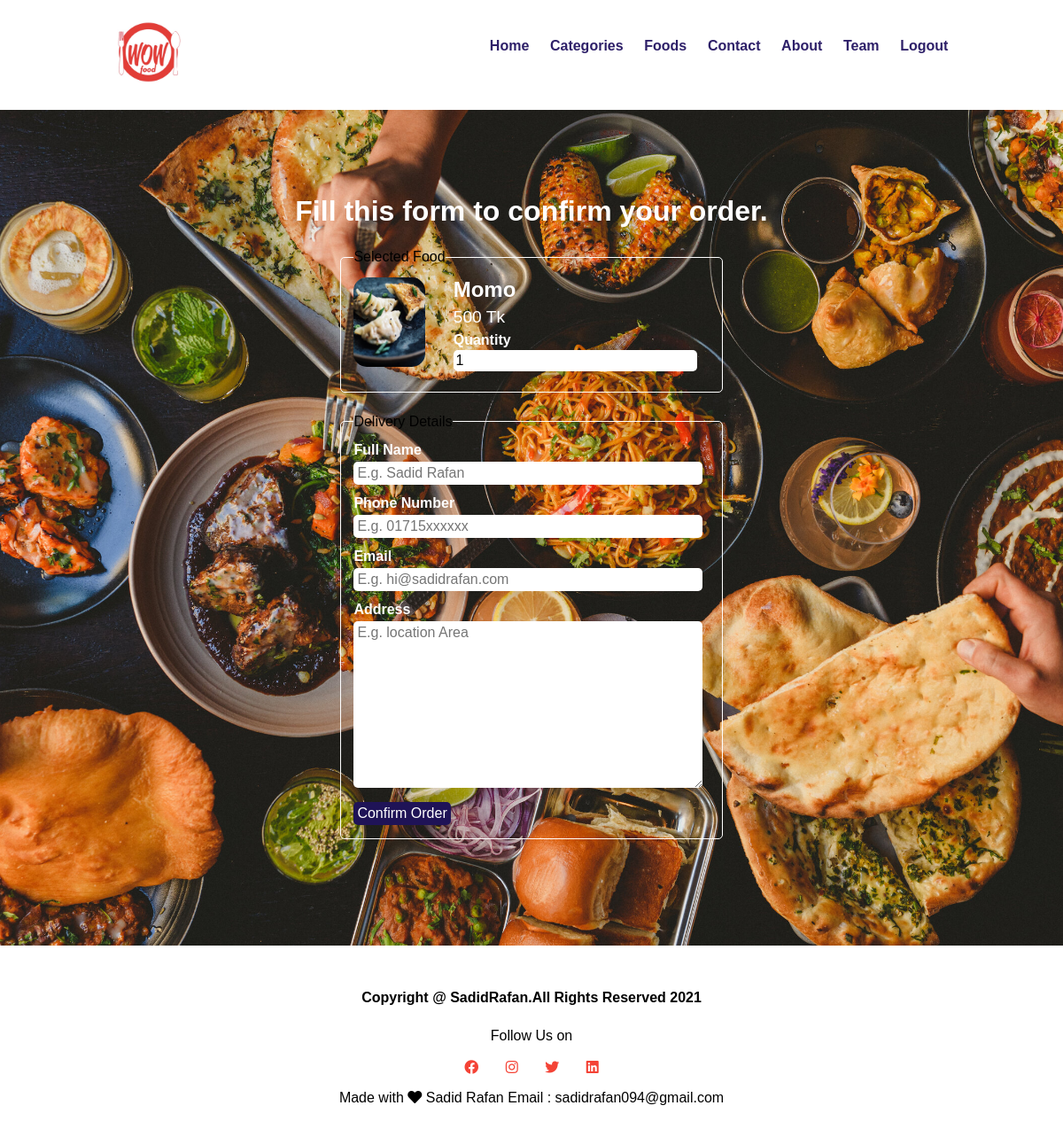
The app's page /order.php?id=1 with its own data.
### tables this page shows
CREATE TABLE `foods` (
  `id` int(11) NOT NULL,
  `name` varchar(255) NOT NULL,
  `description` text NOT NULL,
  `picture` varchar(255) NOT NULL,
  `price` float NOT NULL
);

### order.php (the view, shortened to what this page needs)
<!DOCTYPE html>
<html lang="en">
<head>
    <link rel="stylesheet" href="mainh.css">
    <link rel="stylesheet" href="https://use.fontawesome.com/releases/v5.15.4/css/all.css">
</head>
<body>
<?php
    $servername = "localhost";
    $username = "root";
    $password = "";
    $dbname = "food-order";
    $conn = new mysqli($servername, $username, $password, $dbname);
?>
    <section class="navbar">
        <div class="container">
            <div class="logo">
                <a href="#" title="Logo">
                    <img src="images/logo1.jpg" alt="Restaurant Logo" class="img-responsive">
                </a>
            </div>
            <div class="menu text-right">
                <ul>
                <li>
                        <a href="index.php">Home</a>
                    </li>
                    <li>
                        <a href="categories.php">Categories</a>
                    </li>
                    <li>
                        <a href="foods.php">Foods</a>
                    </li>
                    <li>
                        <a href="contact.php">Contact</a>
                    </li>
                    <li>
                        <a href="about.php">About</a>
                    </li>
                    <li>
                        <a href="team.php">Team</a>
                    </li>
                    <li>
                        <a href="logout.php">Logout</a>
                    </li>
                </ul>
            </div>
        </div>
    </section>
    <section class="food-search">
        <div class="container">
            <h2 class="text-center text-white">Fill this form to confirm your order.</h2>
            <?php
    if (!empty($_GET)) {
          $id = $_GET['id'];
         $sql = "SELECT * FROM foods WHERE id=$id";
         $result = $conn->query($sql);
         while ($row = $result->fetch_assoc()) {
        ?>
          <form action="" class="order" method="POST">
                <fieldset>
                    <legend>Selected Food</legend>
                    <div class="food-menu-img">
                        <img src="images/<?php echo $row["picture"] ?>" alt="Chicke Hawain Pizza" class="img-responsive img-curve">
                    </div>
                    <div class="food-menu-desc">
                        <h3 class="text-white"> <?php echo $row["name"] ?></h3>
                        <p class="food-price text-white" ><?php echo $row["price"] ?> Tk</p>
                        <div class="order-label text-white">Quantity</div>
                        <input type="number" name="qty" class="input-responsive" value="1" required>
                    </div>
                </fieldset>
                <fieldset>
                    <legend>Delivery Details</legend>
                    <div class="order-label text-white">Full Name</div>
                    <input type="text" name="name" placeholder="E.g. Sadid Rafan" class="input-responsive" required>
                    <div class="order-label text-white">Phone Number</div>
                    <input type="tel" name="contact" placeholder="E.g. 01715xxxxxx" class="input-responsive" required>
                    <div class="order-label text-white">Email</div>
                    <input type="email" name="email" placeholder="E.g. hi@sadidrafan.com" class="input-responsive" required>
                    <div class="order-label text-white">Address</div>
                    <textarea name="address" rows="10" placeholder="E.g. location Area" class="input-responsive" required></textarea>
                    <input type="submit" name="submit" value="Confirm Order" class="btn btn-primary">
                </fieldset>
            </form>
        <?php
        }
    } else {
      header("Location: http://localhost/foodorder");
    }
    ?>
        </div>
    </section>
    <section class="footer">
    <h4>Copyright @ SadidRafan.All Rights Reserved  2021</h4>
    <p>Follow Us on</p>
    <div class="icons">
        <i class="fab fa-facebook"></i>
        <i class="fab fa-instagram"></i>
        <i class="fab fa-twitter"></i>
        <i class="fab fa-linkedin"></i>
    </div>
    <p>Made with <i class="fas fa-heart"></i> Sadid Rafan Email : sadidrafan094@gmail.com </p>
</section>
</body>
</html>

### mainh.css (style rules this page uses)
* { margin: 0 0; padding: 0 0; font-family: Arial, Helvetica, sans-serif; }
.container { width: 80%; margin: 0 auto; padding: 1%; }
.img-responsive { width: 100%; }
.img-curve { border-radius: 15px; }
.text-right { text-align: right; }
.text-center { text-align: center; }
.text-white { color: white; }
a { color: #2e2069; text-decoration: none; }
.btn { padding: 1%; border: none; font-size: 1rem; border-radius: 5px; }
.btn-primary { background-color: #1f1357; color: white; cursor: pointer; }
h2 { color: #2f3542; font-size: 2rem; margin-bottom: 2%; }
h3 { font-size: 1.5rem; }
fieldset { border: 1px solid white; margin: 5%; padding: 3%; border-radius: 5px; }
.logo { width: 10%; float: left; }
.menu { line-height: 60px; }
.menu ul { list-style-type: none; }
.menu ul li { display: inline-block; padding: 1%; font-weight: bold; position: relative; }
.food-search { background-image: url(images/W.jpg); background-size: cover; background-repeat: no-repeat; background-position: center; padding: 7% 0; }
.food-menu-img { width: 20%; float: left; }
.food-menu-desc { width: 70%; float: left; margin-left: 8%; }
.food-price { font-size: 1.2rem; margin: 2% 0; }
.footer { width:100%; text-align:center; padding:30px 0; }
.footer h4 { margin-bottom: 25px; margin-top: 20px; font-weight: 600; }
.icons .fab { color: #f44336; margin: 0 13px; cursor: pointer; padding:18px 0; size: 12px; }
.order { width: 50%; margin: 0 auto; }
.input-responsive { width: 96%; padding: 1%; margin-bottom: 3%; border: none; border-radius: 5px; font-size: 1rem; }
.order-label { margin-bottom: 1%; font-weight: bold; }

### records on screen
foods: picture (picture), name "Momo", price "500"
